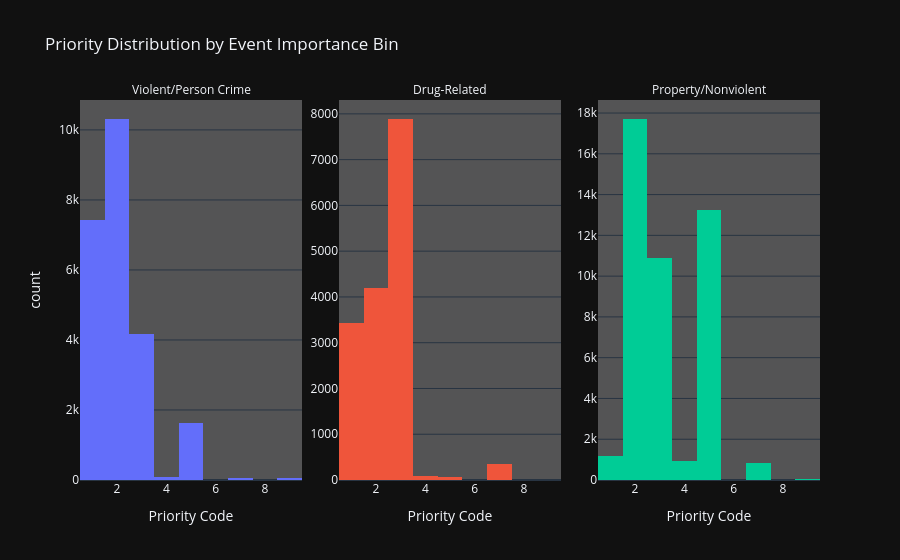

Source (notebook cell):
### Markdown cell above
The typical priority assigned for each group gives us more insight on the response times. Below we can see that the most frequent priorities assigned for each group are:

Violent/Person Crime: 2


Drug-Related: 3


Property/Nonviolent: 2

Property related crimes do have a second peak at the priority level of 5 (lower priority) which likely contributes to the longer response times, but the most revealing observation is the mode of the drug-related crimes being priority 3. Drug related crimes are frequently labeled as a lower priority than violent crimes, and are often labeled as a lower priority than property/nonviolent crimes.

### Code cell
target_bins = ["violent/person crime", "drug-related", "property/nonviolent"]
facet_df = response_analysis[response_analysis["event_importance_bin"].isin(target_bins)].copy()

facet_df["priority"] = pd.to_numeric(facet_df["priority"], errors="coerce")

fig = px.histogram(
    facet_df,
    x="priority",
    facet_col="event_importance_bin",
    color="event_importance_bin",
    nbins=10,
    title="Priority Distribution by Event Importance Bin",
    labels={"priority": "Priority Code"},
    category_orders={"event_importance_bin": target_bins},
    facet_col_spacing=0.05,
)

fig.update_yaxes(matches=None)
fig.for_each_yaxis(lambda yaxis: yaxis.update(showticklabels=True))

fig.for_each_annotation(lambda a: a.update(text=a.text.split("=")[-1].title()))

fig.update_layout(
    template=PLOTLY_TEMPLATE,
    plot_bgcolor=PLOT_BG,
    paper_bgcolor=PAPER_BG,
    showlegend=False,
    xaxis_title="Priority Code",
)

fig.show()

### Figure 1 — Plotly figure (JSON) as saved in the notebook; plotly's stock layout.template omitted (floating-point values rounded to 4 significant figures; data arrays with more than 128 entries replaced by an {"elided": "..."} marker saying what was removed)
{"data": [{"bingroup": "x", "hovertemplate": "event_importance_bin=violent/person crime<br>Priority Code=%{x}<br>count=%{y}<extra></extra>", "legendgroup": "violent/person crime", "marker": {"color": "#636efa", "pattern": {"shape": ""}}, "name": "violent/person crime", "nbinsx": 10, "orientation": "v", "showlegend": true, "type": "histogram", "x": {"elided": "23733 int values"}, "xaxis": "x", "yaxis": "y"}, {"bingroup": "x", "hovertemplate": "event_importance_bin=drug-related<br>Priority Code=%{x}<br>count=%{y}<extra></extra>", "legendgroup": "drug-related", "marker": {"color": "#EF553B", "pattern": {"shape": ""}}, "name": "drug-related", "nbinsx": 10, "orientation": "v", "showlegend": true, "type": "histogram", "x": {"elided": "15992 int values"}, "xaxis": "x2", "yaxis": "y2"}, {"bingroup": "x", "hovertemplate": "event_importance_bin=property/nonviolent<br>Priority Code=%{x}<br>count=%{y}<extra></extra>", "legendgroup": "property/nonviolent", "marker": {"color": "#00cc96", "pattern": {"shape": ""}}, "name": "property/nonviolent", "nbinsx": 10, "orientation": "v", "showlegend": true, "type": "histogram", "x": {"elided": "44819 int values"}, "xaxis": "x3", "yaxis": "y3"}], "layout": {"annotations": [{"font": {}, "showarrow": false, "text": "Violent/Person Crime", "x": 0.15, "xanchor": "center", "xref": "paper", "y": 1, "yanchor": "bottom", "yref": "paper"}, {"font": {}, "showarrow": false, "text": "Drug-Related", "x": 0.5, "xanchor": "center", "xref": "paper", "y": 1, "yanchor": "bottom", "yref": "paper"}, {"font": {}, "showarrow": false, "text": "Property/Nonviolent", "x": 0.85, "xanchor": "center", "xref": "paper", "y": 1, "yanchor": "bottom", "yref": "paper"}], "barmode": "relative", "legend": {"title": {"text": "event_importance_bin"}, "tracegroupgap": 0}, "paper_bgcolor": "#111111", "plot_bgcolor": "#545455", "showlegend": false, "title": {"text": "Priority Distribution by Event Importance Bin"}, "xaxis": {"anchor": "y", "domain": [0, 0.3], "title": {"text": "Priority Code"}}, "xaxis2": {"anchor": "y2", "domain": [0.35, 0.65], "matches": "x", "title": {"text": "Priority Code"}}, "xaxis3": {"anchor": "y3", "domain": [0.7, 1], "matches": "x", "title": {"text": "Priority Code"}}, "yaxis": {"anchor": "x", "domain": [0, 1], "showticklabels": true, "title": {"text": "count"}}, "yaxis2": {"anchor": "x2", "domain": [0, 1], "showticklabels": true}, "yaxis3": {"anchor": "x3", "domain": [0, 1], "showticklabels": true}}}
